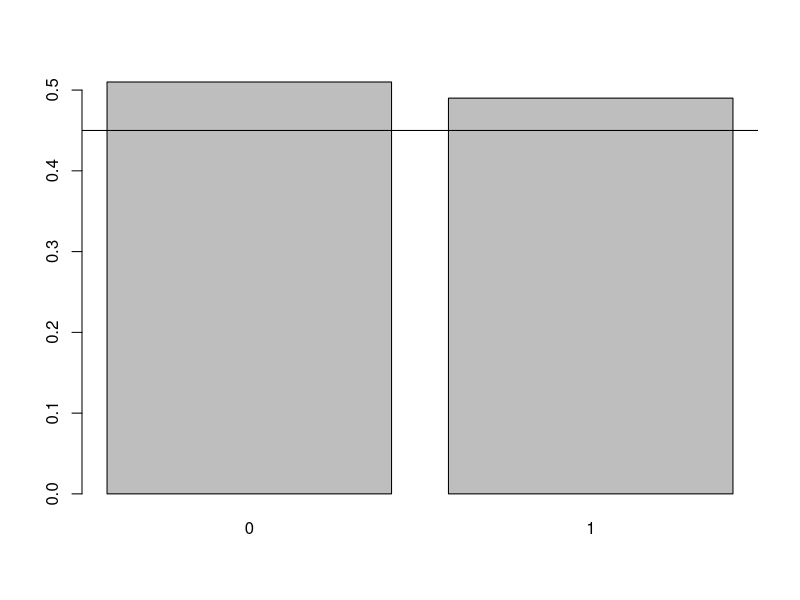
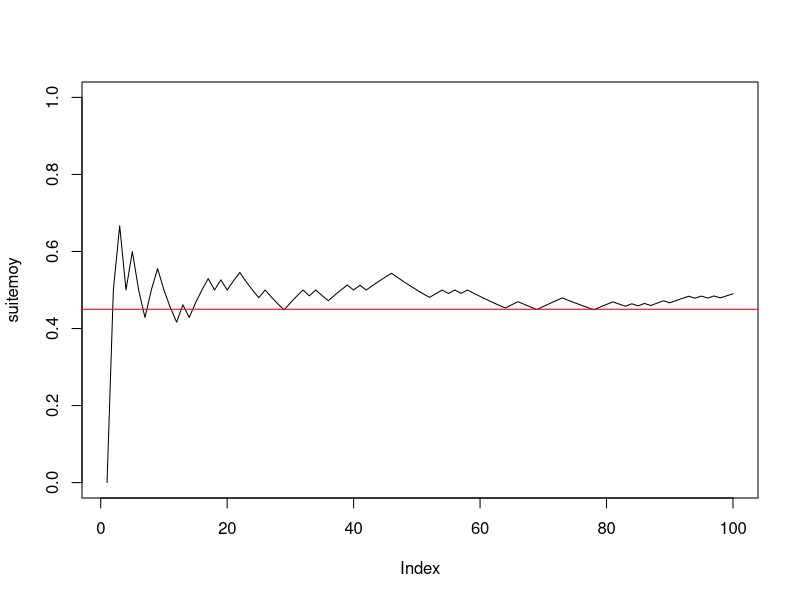
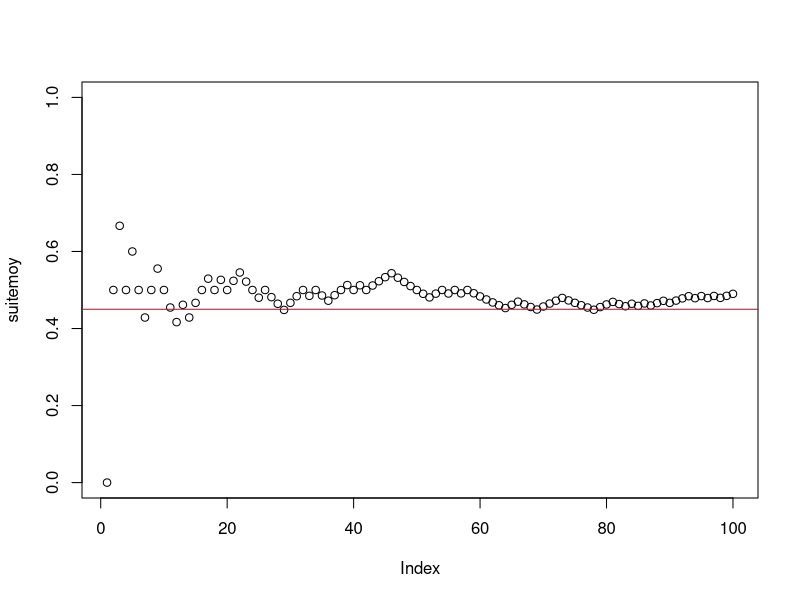
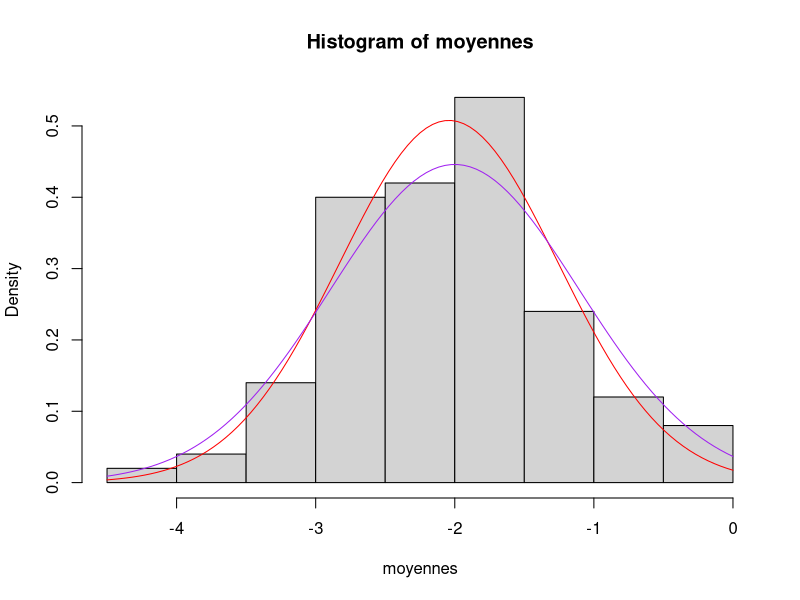
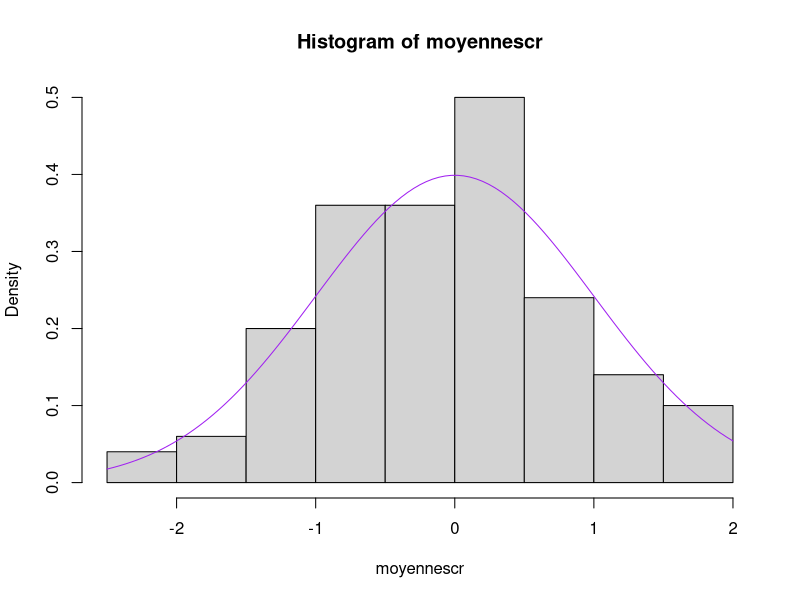
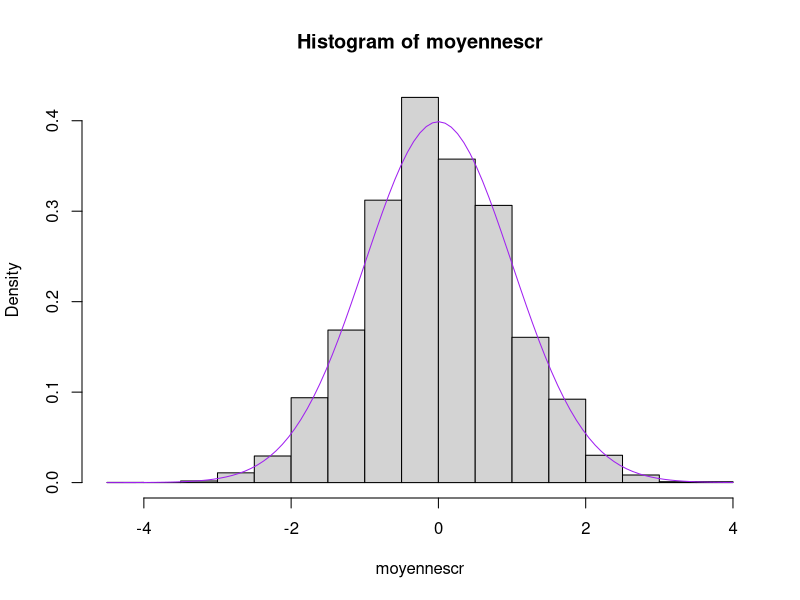

Recreate these plots in R, in order.
## ---- chunk 1
p = 0.45
n = 100
x = rbinom(n,1,p)
barplot(prop.table(table(x)))
abline(h = p)
## ---- chunk 2
suitemoy = rep(0,n)
s = 0
for(k in 1:n){
  s = s+x[k]
  suitemoy[k] = s/k
}

plot(suitemoy, ylim = c(0,1), type = "l")
abline(h = p, col = "red")
## ---- chunk 3
plot(suitemoy, ylim = c(0,1))
abline(h = p, col = "red")
## ---- chunk 4
n = 5
mu = -2
sigma = 2
x = rnorm(n,mu,sigma)
moyx = mean(x)
cat("moyx =", moyx, "\n")
## ---- chunk 5
x1 = rnorm(n,mu,sigma)
x2 = rnorm(n,mu,sigma)
Mdata = rbind(x1,x2)
rowMeans(Mdata)
## ---- chunk 6
N = 100
x = rnorm(n*N,mu, sigma)
Mdata = matrix(x,nrow= N)
## ---- chunk 7
apply(Mdata, MARGIN = 1, mean) -> moyennes
moyennes
## ---- chunk 8
mean(moyennes)
sd(moyennes)
## ---- chunk 9
hist(moyennes, probability = 1)
curve(dnorm(x,mean(moyennes), sd(moyennes)), col = "red", add = T)
curve(dnorm(x,mu, sigma/sqrt(n)), col = "purple", add = T)
## ---- chunk 10
moyennescr = sqrt(n)/sigma*(moyennes-mu)
hist(moyennescr, probability = T)
curve(dnorm(x), add = T, col = "purple")
## ---- chunk 11
p = 0.45
sigma = sqrt(p*(1-p))
mu = p
n = 500
N = 10000
## ---- chunk 12
x = rbinom(n*N,1,p)
Mdata = matrix(x,ncol = n)
moyennes = rowMeans(Mdata)
## ---- chunk 13
moyennescr = sqrt(n)/sigma*(moyennes-mu)
hist(moyennescr, probability = T)
curve(dnorm(x), col = "purple", add = T)
